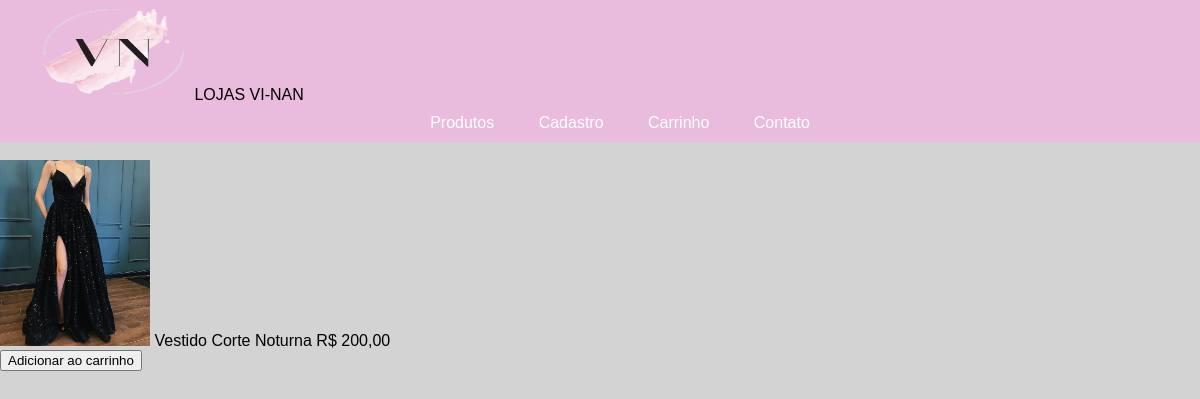
Page /projeto/single.php?produto_id=1 on the committed database.
### tables this page shows
CREATE TABLE IF NOT EXISTS `produtos` (
  `id` int(11) NOT NULL AUTO_INCREMENT,
  `nome` varchar(50) NOT NULL,
  `preco` decimal(10,2) NOT NULL,
  `imagem` varchar(50) NOT NULL,
  PRIMARY KEY (`id`)
);

### projeto/sys/BD.class.php (called while the page is built, shortened)
<?php
class BD{
	private static $conn;
	public static function conn(){
		if(is_null(self::$conn)){
			self::$conn = new PDO('mysql:host=localhost;dbname=projeto','root','');
			self::$conn->setAttribute(PDO::ATTR_ERRMODE, PDO::ERRMODE_EXCEPTION);
		}
		return(self::$conn) ? self::$conn : false ;
	}
}
?>

### projeto/single.php (the view, shortened to what this page needs)
<!DOCTYPE html>
<html lang="pt-br">
<head>
    <link rel="stylesheet" href="css/estiloinicio.css">
</head>
<body>
    <div id="menu">
        <ul>
        <img src="img/vn.png" width="150px" height="100px">
            <li> LOJAS VI-NAN</li>
        </ul>
        <ul>
            <center>
                <li><a href="produtos.php">Produtos</a></li>
                <li><a href="cadastrar.php">Cadastro</a></li>
                <li><a href="carrinho.php">Carrinho</a></li>
                <li><a href="contato.php">Contato</a></li>
        </ul>
    </div></br>
    <div class="container">
    <?php
    $id_produto = (int) $_GET['produto_id'];
    $produto_single = BD::conn()->prepare("SELECT * FROM produtos WHERE id= ?");
    $produto_single->execute(array($id_produto));
    while($dados_produto = $produto_single->fetchObject()){
    ?>
        <div class="produto_single">
            <img src="img/<?php echo $dados_produto->imagem;?>" alt="" width="150">
            <span><?php echo $dados_produto->nome;?></span>
            <span class="valor">R$ <?php echo number_format($dados_produto->preco, 2, ',', '.');?></span>
            <div class="box">
                <form action="carrinho.php" method="post" enctype="multipart/form-data">
                    <input type="submit" name="comprar" value="Adicionar ao carrinho">
                </form>
            </div>
        </div>
        <?php
    }
        ?>
    </div>
</body>
</html>

### projeto/css/estiloinicio.css (style rules this page uses)
body { margin: 0px; padding: 0px; background-color: lightgray; }
#menu ul { margin: 0px; background-color:#e9bbdd; list-style: none; }
#menu ul li { display: inline; }
#menu ul li a { padding: 10px 20px; display: inline-block; color: white; text-decoration: none; }
.container { width: 100%; }
body { font-family: Arial, Helvetica, sans-serif; }

### rows in the picture
produtos: imagem (picture), nome "Vestido Corte Noturna", preco "200,00"
